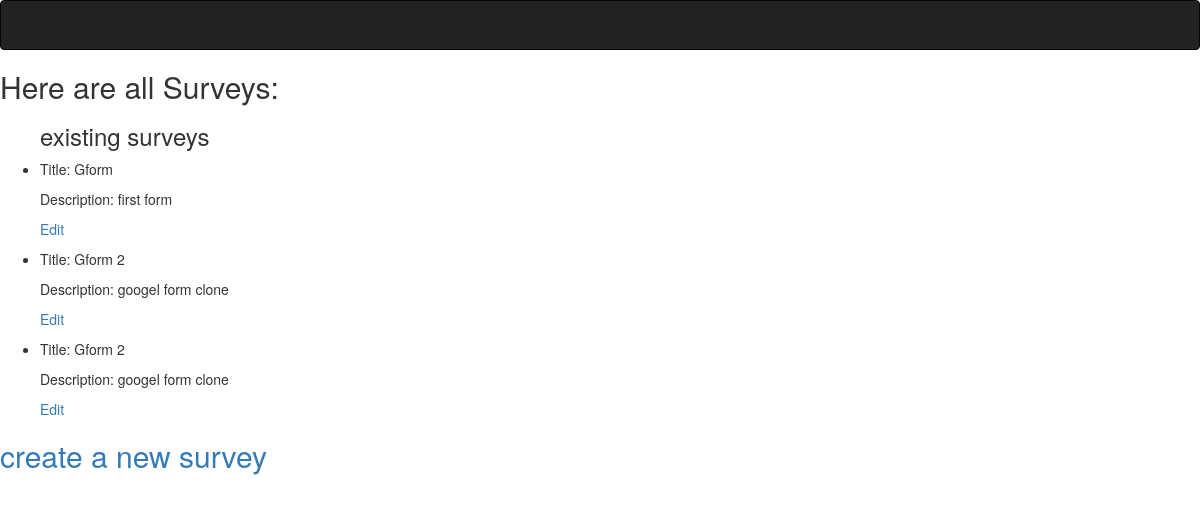
The app's page /, older data.
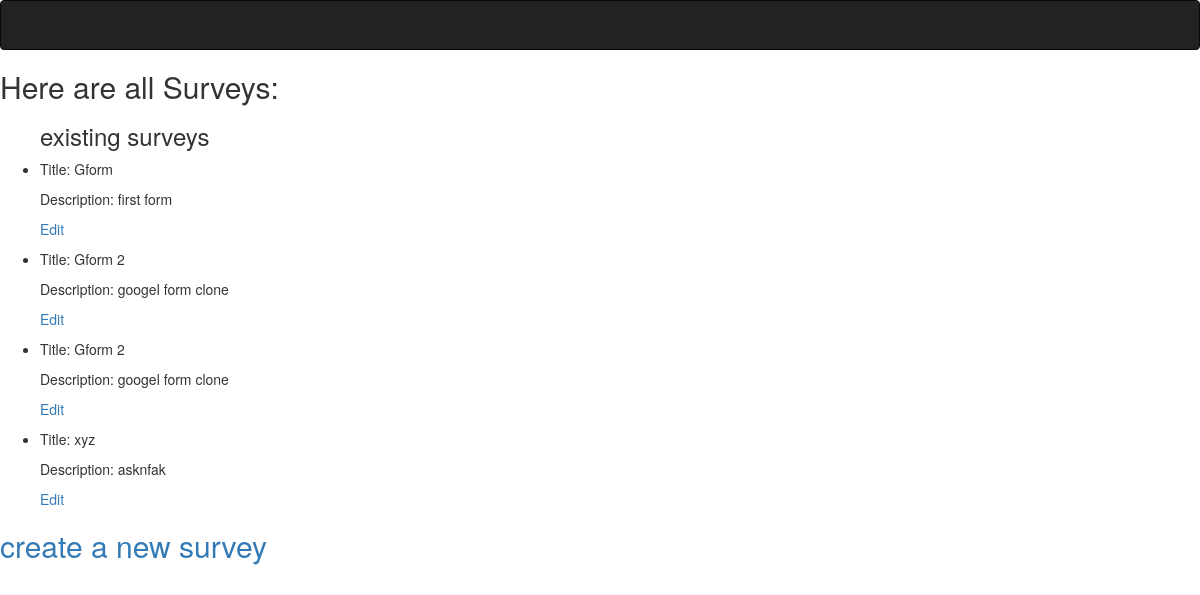
The same page, newer data.
### dyform/models.py (models this page shows, shortened)
class Survey(models.Model):
    title = models.CharField(max_length=100)
    desc = models.CharField(max_length=1000)

### dyform/views.py (the view)
# urls.py: url(r'^$', views.SurveyList.as_view(), name='survey-list'),
class SurveyList(ListView):
    model = Survey

### templates/dyform/survey_list.html (shortened to what this page needs)
{% extends "base.html" %}
{% block body %}
    <h2>Here are all Surveys: </h2>
    <div>
        <ul>
            <h3> existing surveys </h3>
            {% for survey in object_list %}
                <li><p> Title: {{ survey.title }}</p>
                     <p>Description: {{ survey.desc }} <p>
                    <a href="{% url 'dyform:survey-update' survey.pk %}">Edit</a>
                </li>
            {% empty %}
                <li>No Survey yet.</li>
            {% endfor %}
        </ul>
        </div>
        <h2>
            <a href="{% url 'dyform:survey-create' %}">create a new survey</a>
        </h2>
{% endblock %}

Row changes from the older to the newer data that the page shows:
added Survey: title "xyz", desc "asknfak"
